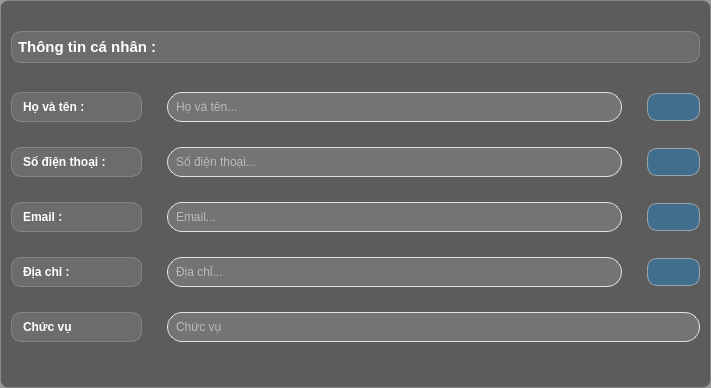
                <widget class="QWidget" name="widget_6" native="true">
                 <property name="minimumSize">
                  <size>
                   <width>711</width>
                   <height>388</height>
                  </size>
                 </property>
                 <property name="styleSheet">
                  <string notr="true">QWidget {
    border: 1px solid rgba(255, 255, 255, 0.1); /* Viền sáng nhẹ, đồng bộ với Full_menu */
    border-radius: 8px; /* Giữ bo góc mềm mại */
    box-shadow: 0 2px 8px rgba(0, 0, 0, 0.1); /* Đổ bóng nhẹ hơn một chút */
    background-color: rgba(0, 0, 0, 0.4); /* Nền trong suốt tông tối, nhẹ hơn Full_menu (0.5 -&gt; 0.4) */
    padding: 2px; /* Giữ padding nhỏ */
}</string>
                 </property>
                 <layout class="QHBoxLayout" name="horizontalLayout_14">
                  <property name="topMargin">
                   <number>4</number>
                  </property>
                  <item>
                   <layout class="QVBoxLayout" name="verticalLayout_7">
                    <property name="spacing">
                     <number>2</number>
                    </property>
                    <property name="bottomMargin">
                     <number>8</number>
                    </property>
                    <item>
                     <widget class="QLabel" name="label_19">
                      <property name="minimumSize">
                       <size>
                        <width>142</width>
                        <height>21</height>
                       </size>
                      </property>
                      <property name="maximumSize">
                       <size>
                        <width>2000</width>
                        <height>32</height>
                       </size>
                      </property>
                      <property name="font">
                       <font>
                        <pointsize>11</pointsize>
                        <weight>75</weight>
                        <bold>true</bold>
                       </font>
                      </property>
                      <property name="styleSheet">
                       <string notr="true">
  font-weight: bold; /* Chữ đậm */
  color: #ffffff; /* Thay màu cam #daa520 thành trắng #ffffff */
  text-align: center;
  /* Thêm hiệu ứng glassmorphism */
  background: rgba(255, 255, 255, 0.1); /* Nền kính mờ */
  border-radius: 10px; /* Bo góc */
  backdrop-filter: blur(10px); /* Hiệu ứng mờ kính */
  -webkit-backdrop-filter: blur(10px); /* Hỗ trợ trên Safari */
  border: 1px solid rgba(255, 255, 255, 0.2); /* Viền sáng nhẹ */
  box-shadow: 0 4px 6px rgba(0, 0, 0, 0.1); /* Bóng đổ mềm */
  display: inline-block;</string>
                      </property>
                      <property name="text">
                       <string>Thông tin cá nhân : </string>
                      </property>
                     </widget>
                    </item>
                    <item>
                     <layout class="QVBoxLayout" name="verticalLayout_6">
                      <property name="spacing">
                       <number>25</number>
                      </property>
                      <item>
                       <layout class="QGridLayout" name="gridLayout_24">
                        <item row="0" column="0">
                         <widget class="QLabel" name="label_25">
                          <property name="minimumSize">
                           <size>
                            <width>131</width>
                            <height>30</height>
                           </size>
                          </property>
                          <property name="font">
                           <font>
                            <weight>75</weight>
                            <bold>true</bold>
                           </font>
                          </property>
                          <property name="styleSheet">
                           <string notr="true">
  font-weight: bold; /* Chữ đậm */
  color: #ffffff; /* Thay màu cam #daa520 thành trắng #ffffff */
  padding: 8px;
  text-align: center;
  /* Thêm hiệu ứng glassmorphism */
  background: rgba(255, 255, 255, 0.1); /* Nền kính mờ */
  border-radius: 10px; /* Bo góc */
  backdrop-filter: blur(10px); /* Hiệu ứng mờ kính */
  -webkit-backdrop-filter: blur(10px); /* Hỗ trợ trên Safari */
  border: 1px solid rgba(255, 255, 255, 0.2); /* Viền sáng nhẹ */
  box-shadow: 0 4px 6px rgba(0, 0, 0, 0.1); /* Bóng đổ mềm */
  display: inline-block;</string>
                          </property>
                          <property name="text">
                           <string>Họ và tên : </string>
                          </property>
                         </widget>
                        </item>
                        <item row="0" column="1">
                         <widget class="QLineEdit" name="hoten_lline">
                          <property name="minimumSize">
                           <size>
                            <width>411</width>
                            <height>30</height>
                           </size>
                          </property>
                          <property name="styleSheet">
                           <string notr="true">QLineEdit {
    background-color: rgba(255, 255, 255, 0.15); /* Nền trắng trong suốt */
    color: white; /* Màu chữ đậm nhưng hơi trong suốt */
    border: 1px solid rgba(255, 255, 255, 0.8); /* Viền trắng trong suốt */
    border-radius: 15px; /* Bo góc lớn hơn cho hiệu ứng hiện đại */
    padding: 7px 6px; /* Thêm padding để trông thoáng hơn */
    backdrop-filter: blur(10px); /* Hiệu ứng blur đặc trưng của glassmorphism */
    box-shadow: 0 2px 10px rgba(0, 0, 0, 0.05); /* Đổ bóng tinh tế */
}

QLineEdit:hover {
    border: 1px solid rgba(200, 200, 255, 0.5); /* Viền sáng hơn khi hover */
    background-color: rgba(255, 255, 255, 0.25); /* Nền sáng hơn khi hover */
    box-shadow: 0 4px 15px rgba(0, 0, 0, 0.08); /* Đổ bóng rõ hơn khi hover */
}

QLineEdit:focus {
    border: 1.5px solid rgba(120, 170, 255, 0.6); /* Viền xanh nhạt khi focus */
    background-color: rgba(255, 255, 255, 0.3); /* Nền sáng hơn khi focus */
    box-shadow: 0 4px 20px rgba(100, 150, 255, 0.15); /* Đổ bóng xanh nhạt khi focus */
}
</string>
                          </property>
                          <property name="placeholderText">
                           <string>Họ và tên...</string>
                          </property>
                         </widget>
                        </item>
                        <item row="0" column="2">
                         <widget class="QPushButton" name="edit_hoten">
                          <property name="minimumSize">
                           <size>
                            <width>53</width>
                            <height>28</height>
                           </size>
                          </property>
                          <property name="font">
                           <font>
                            <pointsize>-1</pointsize>
                            <weight>75</weight>
                            <bold>true</bold>
                           </font>
                          </property>
                          <property name="styleSheet">
                           <string notr="true">QPushButton {
    background-color: rgba(0, 150, 255, 0.3); /* Nền xanh trong suốt */
    color: white;
    font-weight: bold;
    font-size: 14px;
    border-radius: 10px;
    
    /* Viền sáng */
    border: 1.5px solid rgba(255, 255, 255, 0.4);
    
    /* Đổ bóng - QSS hỗ trợ giới hạn */
    border-style: outset;
    border-width: 1px;
    
    /* Gradient xanh */
}

QPushButton:hover {
    background-color: rgba(30, 170, 255, 0.5); /* Xanh sáng hơn khi hover */
    border: 1.5px solid rgba(255, 255, 255, 0.6);
}

QPushButton:pressed {
    background-color: rgba(0, 120, 200, 0.4);
    border: 1.5px solid rgba(255, 255, 255, 0.3);
    padding-top: 9px; /* Tạo hiệu ứng nhấn xuống */
    padding-left: 17px;
}
</string>
                          </property>
                          <property name="text">
                           <string/>
                          </property>
                          <property name="icon">
                           <iconset resource="resource.qrc">
                            <normaloff>:/icons/icons/edit-11-xxl (1).png</normaloff>:/icons/icons/edit-11-xxl (1).png</iconset>
                          </property>
                         </widget>
                        </item>
                       </layout>
                      </item>
                      <item>
                       <layout class="QGridLayout" name="gridLayout_20">
                        <item row="0" column="0">
                         <widget class="QLabel" name="label_21">
                          <property name="minimumSize">
                           <size>
                            <width>131</width>
                            <height>30</height>
                           </size>
                          </property>
                          <property name="font">
                           <font>
                            <weight>75</weight>
                            <bold>true</bold>
                           </font>
                          </property>
                          <property name="styleSheet">
                           <string notr="true">
  font-weight: bold; /* Chữ đậm */
  color: #ffffff; /* Thay màu cam #daa520 thành trắng #ffffff */
  padding: 8px;
  text-align: center;
  /* Thêm hiệu ứng glassmorphism */
  background: rgba(255, 255, 255, 0.1); /* Nền kính mờ */
  border-radius: 10px; /* Bo góc */
  backdrop-filter: blur(10px); /* Hiệu ứng mờ kính */
  -webkit-backdrop-filter: blur(10px); /* Hỗ trợ trên Safari */
  border: 1px solid rgba(255, 255, 255, 0.2); /* Viền sáng nhẹ */
  box-shadow: 0 4px 6px rgba(0, 0, 0, 0.1); /* Bóng đổ mềm */
  display: inline-block;</string>
                          </property>
                          <property name="text">
                           <string>Số điện thoại : </string>
                          </property>
                         </widget>
                        </item>
                        <item row="0" column="1">
                         <widget class="QLineEdit" name="phonenum_line">
                          <property name="minimumSize">
                           <size>
                            <width>411</width>
                            <height>30</height>
                           </size>
                          </property>
                          <property name="styleSheet">
                           <string notr="true">QLineEdit {
    background-color: rgba(255, 255, 255, 0.15); /* Nền trắng trong suốt */
    color: white; /* Màu chữ đậm nhưng hơi trong suốt */
    border: 1px solid rgba(255, 255, 255, 0.8); /* Viền trắng trong suốt */
    border-radius: 15px; /* Bo góc lớn hơn cho hiệu ứng hiện đại */
    padding: 7px 6px; /* Thêm padding để trông thoáng hơn */
    backdrop-filter: blur(10px); /* Hiệu ứng blur đặc trưng của glassmorphism */
    box-shadow: 0 2px 10px rgba(0, 0, 0, 0.05); /* Đổ bóng tinh tế */
}

QLineEdit:hover {
    border: 1px solid rgba(200, 200, 255, 0.5); /* Viền sáng hơn khi hover */
    background-color: rgba(255, 255, 255, 0.25); /* Nền sáng hơn khi hover */
    box-shadow: 0 4px 15px rgba(0, 0, 0, 0.08); /* Đổ bóng rõ hơn khi hover */
}

QLineEdit:focus {
    border: 1.5px solid rgba(120, 170, 255, 0.6); /* Viền xanh nhạt khi focus */
    background-color: rgba(255, 255, 255, 0.3); /* Nền sáng hơn khi focus */
    box-shadow: 0 4px 20px rgba(100, 150, 255, 0.15); /* Đổ bóng xanh nhạt khi focus */
}
</string>
                          </property>
                          <property name="placeholderText">
                           <string>Số điện thoại...</string>
                          </property>
                         </widget>
                        </item>
                        <item row="0" column="2">
                         <widget class="QPushButton" name="edit_phonenum">
                          <property name="minimumSize">
                           <size>
                            <width>53</width>
                            <height>28</height>
                           </size>
                          </property>
                          <property name="maximumSize">
                           <size>
                            <width>16777215</width>
                            <height>28</height>
                           </size>
                          </property>
                          <property name="font">
                           <font>
                            <pointsize>-1</pointsize>
                            <weight>75</weight>
                            <bold>true</bold>
                           </font>
                          </property>
                          <property name="styleSheet">
                           <string notr="true">QPushButton {
    background-color: rgba(0, 150, 255, 0.3); /* Nền xanh trong suốt */
    color: white;
    font-weight: bold;
    font-size: 14px;
    border-radius: 10px;
    
    /* Viền sáng */
    border: 1.5px solid rgba(255, 255, 255, 0.4);
    
    /* Đổ bóng - QSS hỗ trợ giới hạn */
    border-style: outset;
    border-width: 1px;
    
    /* Gradient xanh */
}

QPushButton:hover {
    background-color: rgba(30, 170, 255, 0.5); /* Xanh sáng hơn khi hover */
    border: 1.5px solid rgba(255, 255, 255, 0.6);
}

QPushButton:pressed {
    background-color: rgba(0, 120, 200, 0.4);
    border: 1.5px solid rgba(255, 255, 255, 0.3);
    padding-top: 9px; /* Tạo hiệu ứng nhấn xuống */
    padding-left: 17px;
}
</string>
                          </property>
                          <property name="text">
                           <string/>
                          </property>
                          <property name="icon">
                           <iconset resource="resource.qrc">
                            <normaloff>:/icons/icons/edit-11-xxl (1).png</normaloff>:/icons/icons/edit-11-xxl (1).png</iconset>
                          </property>
                         </widget>
                        </item>
                       </layout>
                      </item>
                      <item>
                       <layout class="QGridLayout" name="gridLayout_21">
                        <item row="0" column="0">
                         <widget class="QLabel" name="label_22">
                          <property name="minimumSize">
                           <size>
                            <width>131</width>
                            <height>30</height>
                           </size>
                          </property>
                          <property name="font">
                           <font>
                            <weight>75</weight>
                            <bold>true</bold>
                           </font>
                          </property>
                          <property name="styleSheet">
                           <string notr="true">
  font-weight: bold; /* Chữ đậm */
  color: #ffffff; /* Thay màu cam #daa520 thành trắng #ffffff */
  padding: 8px;
  text-align: center;
  /* Thêm hiệu ứng glassmorphism */
  background: rgba(255, 255, 255, 0.1); /* Nền kính mờ */
  border-radius: 10px; /* Bo góc */
  backdrop-filter: blur(10px); /* Hiệu ứng mờ kính */
  -webkit-backdrop-filter: blur(10px); /* Hỗ trợ trên Safari */
  border: 1px solid rgba(255, 255, 255, 0.2); /* Viền sáng nhẹ */
  box-shadow: 0 4px 6px rgba(0, 0, 0, 0.1); /* Bóng đổ mềm */
  display: inline-block;</string>
                          </property>
                          <property name="text">
                           <string>Email :</string>
                          </property>
                         </widget>
                        </item>
                        <item row="0" column="1">
                         <widget class="QLineEdit" name="email_line">
                          <property name="minimumSize">
                           <size>
                            <width>411</width>
                            <height>30</height>
                           </size>
                          </property>
                          <property name="styleSheet">
                           <string notr="true">QLineEdit {
    background-color: rgba(255, 255, 255, 0.15); /* Nền trắng trong suốt */
    color: white; /* Màu chữ đậm nhưng hơi trong suốt */
    border: 1px solid rgba(255, 255, 255, 0.8); /* Viền trắng trong suốt */
    border-radius: 15px; /* Bo góc lớn hơn cho hiệu ứng hiện đại */
    padding: 7px 6px; /* Thêm padding để trông thoáng hơn */
    backdrop-filter: blur(10px); /* Hiệu ứng blur đặc trưng của glassmorphism */
    box-shadow: 0 2px 10px rgba(0, 0, 0, 0.05); /* Đổ bóng tinh tế */
}

QLineEdit:hover {
    border: 1px solid rgba(200, 200, 255, 0.5); /* Viền sáng hơn khi hover */
    background-color: rgba(255, 255, 255, 0.25); /* Nền sáng hơn khi hover */
    box-shadow: 0 4px 15px rgba(0, 0, 0, 0.08); /* Đổ bóng rõ hơn khi hover */
}

QLineEdit:focus {
    border: 1.5px solid rgba(120, 170, 255, 0.6); /* Viền xanh nhạt khi focus */
    background-color: rgba(255, 255, 255, 0.3); /* Nền sáng hơn khi focus */
    box-shadow: 0 4px 20px rgba(100, 150, 255, 0.15); /* Đổ bóng xanh nhạt khi focus */
}
</string>
                          </property>
                          <property name="placeholderText">
                           <string>Email...</string>
                          </property>
                         </widget>
                        </item>
                        <item row="0" column="2">
                         <widget class="QPushButton" name="edit_email">
                          <property name="minimumSize">
                           <size>
                            <width>53</width>
                            <height>28</height>
                           </size>
                          </property>
                          <property name="maximumSize">
                           <size>
                            <width>16777215</width>
                            <height>28</height>
                           </size>
                          </property>
                          <property name="font">
                           <font>
                            <pointsize>-1</pointsize>
                            <weight>75</weight>
                            <bold>true</bold>
                           </font>
                          </property>
                          <property name="styleSheet">
                           <string notr="true">QPushButton {
    background-color: rgba(0, 150, 255, 0.3); /* Nền xanh trong suốt */
    color: white;
    font-weight: bold;
    font-size: 14px;
    border-radius: 10px;
    
    /* Viền sáng */
    border: 1.5px solid rgba(255, 255, 255, 0.4);
    
    /* Đổ bóng - QSS hỗ trợ giới hạn */
    border-style: outset;
    border-width: 1px;
    
    /* Gradient xanh */
}

QPushButton:hover {
    background-color: rgba(30, 170, 255, 0.5); /* Xanh sáng hơn khi hover */
    border: 1.5px solid rgba(255, 255, 255, 0.6);
}

QPushButton:pressed {
    background-color: rgba(0, 120, 200, 0.4);
    border: 1.5px solid rgba(255, 255, 255, 0.3);
    padding-top: 9px; /* Tạo hiệu ứng nhấn xuống */
    padding-left: 17px;
}
</string>
                          </property>
                          <property name="text">
                           <string/>
                          </property>
                          <property name="icon">
                           <iconset resource="resource.qrc">
                            <normaloff>:/icons/icons/edit-11-xxl (1).png</normaloff>:/icons/icons/edit-11-xxl (1).png</iconset>
                          </property>
                         </widget>
                        </item>
                       </layout>
                      </item>
                      <item>
                       <layout class="QGridLayout" name="gridLayout_22">
                        <item row="0" column="0">
                         <widget class="QLabel" name="label_23">
                          <property name="minimumSize">
                           <size>
                            <width>131</width>
                            <height>30</height>
                           </size>
                          </property>
                          <property name="font">
                           <font>
                            <weight>75</weight>
                            <bold>true</bold>
                           </font>
                          </property>
                          <property name="styleSheet">
                           <string notr="true">
  font-weight: bold; /* Chữ đậm */
  color: #ffffff; /* Thay màu cam #daa520 thành trắng #ffffff */
  padding: 8px;
  text-align: center;
  /* Thêm hiệu ứng glassmorphism */
  background: rgba(255, 255, 255, 0.1); /* Nền kính mờ */
  border-radius: 10px; /* Bo góc */
  backdrop-filter: blur(10px); /* Hiệu ứng mờ kính */
  -webkit-backdrop-filter: blur(10px); /* Hỗ trợ trên Safari */
  border: 1px solid rgba(255, 255, 255, 0.2); /* Viền sáng nhẹ */
  box-shadow: 0 4px 6px rgba(0, 0, 0, 0.1); /* Bóng đổ mềm */
  display: inline-block;</string>
                          </property>
                          <property name="text">
                           <string>Địa chỉ : </string>
                          </property>
                         </widget>
                        </item>
                        <item row="0" column="1">
                         <widget class="QLineEdit" name="addr_line">
                          <property name="minimumSize">
                           <size>
                            <width>411</width>
                            <height>30</height>
                           </size>
                          </property>
                          <property name="styleSheet">
                           <string notr="true">QLineEdit {
    background-color: rgba(255, 255, 255, 0.15); /* Nền trắng trong suốt */
    color: white; /* Màu chữ đậm nhưng hơi trong suốt */
    border: 1px solid rgba(255, 255, 255, 0.8); /* Viền trắng trong suốt */
    border-radius: 15px; /* Bo góc lớn hơn cho hiệu ứng hiện đại */
    padding: 7px 6px; /* Thêm padding để trông thoáng hơn */
    backdrop-filter: blur(10px); /* Hiệu ứng blur đặc trưng của glassmorphism */
    box-shadow: 0 2px 10px rgba(0, 0, 0, 0.05); /* Đổ bóng tinh tế */
}

QLineEdit:hover {
    border: 1px solid rgba(200, 200, 255, 0.5); /* Viền sáng hơn khi hover */
    background-color: rgba(255, 255, 255, 0.25); /* Nền sáng hơn khi hover */
    box-shadow: 0 4px 15px rgba(0, 0, 0, 0.08); /* Đổ bóng rõ hơn khi hover */
}

QLineEdit:focus {
    border: 1.5px solid rgba(120, 170, 255, 0.6); /* Viền xanh nhạt khi focus */
    background-color: rgba(255, 255, 255, 0.3); /* Nền sáng hơn khi focus */
    box-shadow: 0 4px 20px rgba(100, 150, 255, 0.15); /* Đổ bóng xanh nhạt khi focus */
}
</string>
                          </property>
                          <property name="placeholderText">
                           <string>Địa chỉ...</string>
                          </property>
                         </widget>
                        </item>
                        <item row="0" column="2">
                         <widget class="QPushButton" name="edit_addr">
                          <property name="minimumSize">
                           <size>
                            <width>53</width>
                            <height>28</height>
                           </size>
                          </property>
                          <property name="maximumSize">
                           <size>
                            <width>16777215</width>
                            <height>28</height>
                           </size>
                          </property>
                          <property name="font">
                           <font>
                            <pointsize>-1</pointsize>
                            <weight>75</weight>
                            <bold>true</bold>
                           </font>
                          </property>
                          <property name="styleSheet">
                           <string notr="true">QPushButton {
    background-color: rgba(0, 150, 255, 0.3); /* Nền xanh trong suốt */
    color: white;
    font-weight: bold;
    font-size: 14px;
    border-radius: 10px;
    
    /* Viền sáng */
    border: 1.5px solid rgba(255, 255, 255, 0.4);
    
    /* Đổ bóng - QSS hỗ trợ giới hạn */
    border-style: outset;
    border-width: 1px;
    
    /* Gradient xanh */
}

QPushButton:hover {
    background-color: rgba(30, 170, 255, 0.5); /* Xanh sáng hơn khi hover */
    border: 1.5px solid rgba(255, 255, 255, 0.6);
}

QPushButton:pressed {
    background-color: rgba(0, 120, 200, 0.4);
    border: 1.5px solid rgba(255, 255, 255, 0.3);
    padding-top: 9px; /* Tạo hiệu ứng nhấn xuống */
    padding-left: 17px;
}
</string>
                          </property>
                          <property name="text">
                           <string/>
                          </property>
                          <property name="icon">
                           <iconset resource="resource.qrc">
                            <normaloff>:/icons/icons/edit-11-xxl (1).png</normaloff>:/icons/icons/edit-11-xxl (1).png</iconset>
                          </property>
                         </widget>
                        </item>
                       </layout>
                      </item>
                      <item>
                       <layout class="QGridLayout" name="gridLayout_23">
                        <property name="bottomMargin">
                         <number>0</number>
                        </property>
                        <item row="0" column="1">
                         <widget class="QLineEdit" name="chucvu_line">
                          <property name="minimumSize">
                           <size>
                            <width>411</width>
                            <height>30</height>
                           </size>
                          </property>
                          <property name="styleSheet">
                           <string notr="true">QLineEdit {
    background-color: rgba(255, 255, 255, 0.15); /* Nền trắng trong suốt */
    color: white; /* Màu chữ đậm nhưng hơi trong suốt */
    border: 1px solid rgba(255, 255, 255, 0.8); /* Viền trắng trong suốt */
    border-radius: 15px; /* Bo góc lớn hơn cho hiệu ứng hiện đại */
    padding: 7px 6px; /* Thêm padding để trông thoáng hơn */
    backdrop-filter: blur(10px); /* Hiệu ứng blur đặc trưng của glassmorphism */
    box-shadow: 0 2px 10px rgba(0, 0, 0, 0.05); /* Đổ bóng tinh tế */
}

QLineEdit:hover {
    border: 1px solid rgba(200, 200, 255, 0.5); /* Viền sáng hơn khi hover */
    background-color: rgba(255, 255, 255, 0.25); /* Nền sáng hơn khi hover */
    box-shadow: 0 4px 15px rgba(0, 0, 0, 0.08); /* Đổ bóng rõ hơn khi hover */
}

QLineEdit:focus {
    border: 1.5px solid rgba(120, 170, 255, 0.6); /* Viền xanh nhạt khi focus */
    background-color: rgba(255, 255, 255, 0.3); /* Nền sáng hơn khi focus */
    box-shadow: 0 4px 20px rgba(100, 150, 255, 0.15); /* Đổ bóng xanh nhạt khi focus */
}
</string>
                          </property>
                          <property name="placeholderText">
                           <string>Chức vụ</string>
                          </property>
                         </widget>
                        </item>
                        <item row="0" column="0">
                         <widget class="QLabel" name="label_24">
                          <property name="minimumSize">
                           <size>
                            <width>131</width>
                            <height>30</height>
                           </size>
                          </property>
                          <property name="font">
                           <font>
                            <weight>75</weight>
                            <bold>true</bold>
                           </font>
                          </property>
                          <property name="styleSheet">
                           <string notr="true">
  font-weight: bold; /* Chữ đậm */
  color: #ffffff; /* Thay màu cam #daa520 thành trắng #ffffff */
  padding: 8px;
  text-align: center;
  /* Thêm hiệu ứng glassmorphism */
  background: rgba(255, 255, 255, 0.1); /* Nền kính mờ */
  border-radius: 10px; /* Bo góc */
  backdrop-filter: blur(10px); /* Hiệu ứng mờ kính */
  -webkit-backdrop-filter: blur(10px); /* Hỗ trợ trên Safari */
  border: 1px solid rgba(255, 255, 255, 0.2); /* Viền sáng nhẹ */
  box-shadow: 0 4px 6px rgba(0, 0, 0, 0.1); /* Bóng đổ mềm */
  display: inline-block;</string>
                          </property>
                          <property name="text">
                           <string>Chức vụ</string>
                          </property>
                         </widget>
                        </item>
                       </layout>
                      </item>
                     </layout>
                    </item>
                   </layout>
                  </item>
                 </layout>
                </widget>
